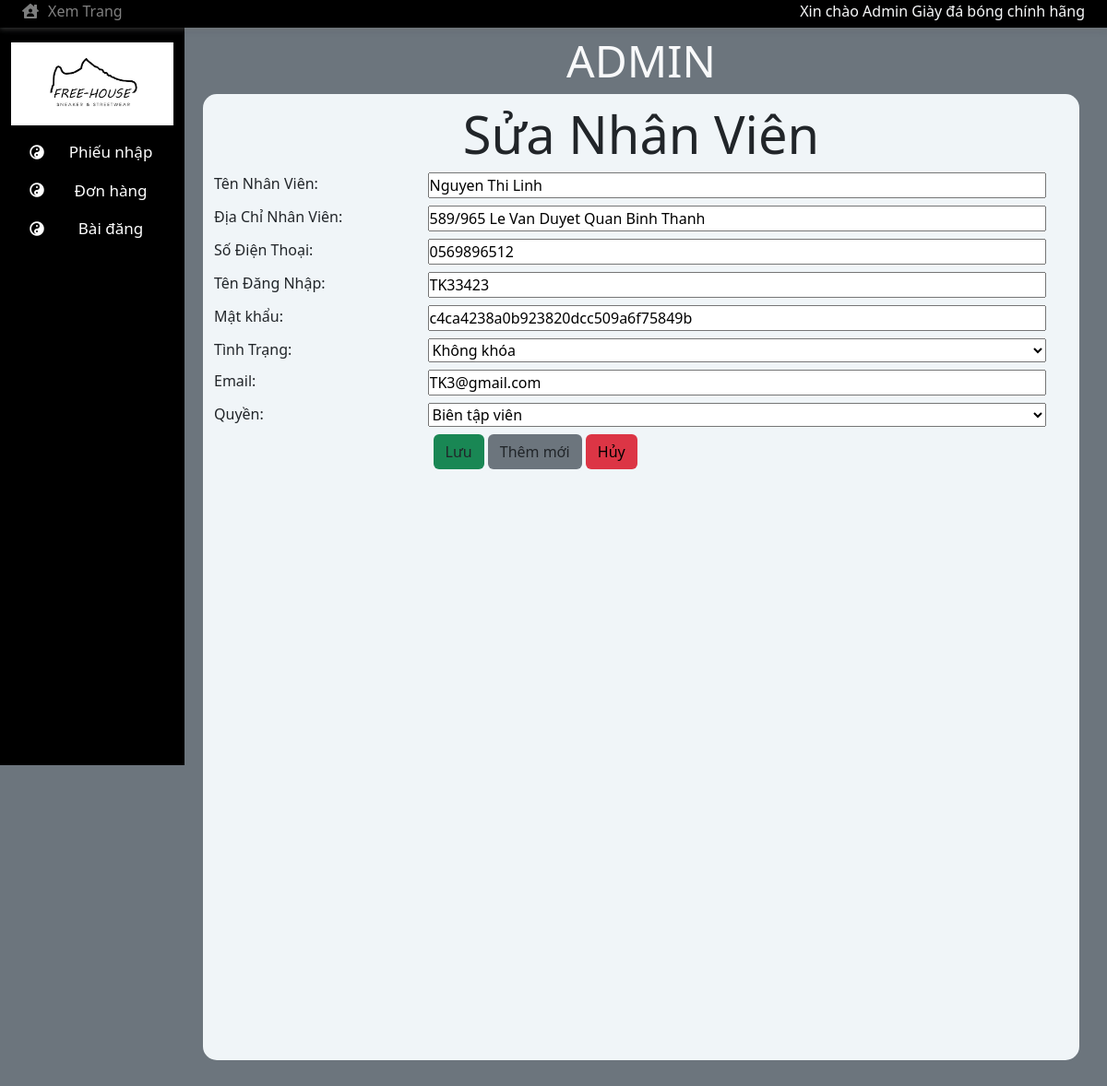
Page /admin/editnv.php?id=1 (signed in) on the committed database.
### tables this page shows
CREATE TABLE `phanquyen` (
  `MaQuyen` varchar(50) NOT NULL,
  `MaChiTiet` varchar(50) NOT NULL
);

CREATE TABLE `chitietquyen` (
  `MaChiTiet` varchar(50) NOT NULL,
  `TenChiTiet` varchar(50) NOT NULL,
  `MoTa` varchar(50) NOT NULL
);

CREATE TABLE `nhanvien` (
  `MaNhanVien` varchar(50) NOT NULL,
  `Quyen` tinyint(1) NOT NULL,
  `DiaChi` varchar(50) NOT NULL,
  `TenNhanVien` varchar(50) NOT NULL,
  `SDT` varchar(50) NOT NULL,
  `MaTaiKhoan` int(50) NOT NULL,
  `TrangThai` int(2) NOT NULL DEFAULT 1
);

CREATE TABLE `taikhoan` (
  `MaTaiKhoan` int(50) NOT NULL,
  `TenDN` varchar(50) NOT NULL,
  `MatKhau` varchar(50) NOT NULL,
  `Email` varchar(50) NOT NULL,
  `NgayTao` date NOT NULL,
  `TinhTrang` tinyint(1) NOT NULL,
  `Quyen` varchar(50) NOT NULL,
  `TrangThai` int(2) NOT NULL DEFAULT 1
);

### db/DAOPhanQuyen.php (called while the page is built, shortened)
<?php
class DAOPhanQuyen{
    private $host = 'localhost';
    private $username = 'root';
    private $password = '';
    private $database = 'ql_cuahanggiay';
    private $conn;
    public function connect(){
        if(!$this->conn){
            $this->conn=mysqli_connect($this->host,$this->username,$this->password,$this->database);
        }
    }
    public function getQuyen($MaQuyen){
        $sql = "SELECT * FROM phanquyen,chitietquyen WHERE MaQuyen = '".$MaQuyen."' AND chitietquyen.MaChiTiet = phanquyen.MaChiTiet";
        $data=null;
        if($result = mysqli_query($this->conn,$sql)){
            while($row=mysqli_fetch_array($result)){
                    $data[] = $row;
            }
        }
        return $data;
    }
}
?>

### admin/editnv.php (the view, shortened to what this page needs)
<!DOCTYPE html>
<html lang="en">
<head>
    <link rel="stylesheet" href="https://cdnjs.cloudflare.com/ajax/libs/font-awesome/5.15.4/css/all.min.css"
 />
    <link rel="stylesheet" href="./css/bootstrap.min.css">
    <link rel="stylesheet" href="./css/admin.css">
</head>
<body>
    <div class="wrapper" style=" background-color: #6c757d;height:100%;min-height:100vh">
        <?php include('template/topbar_ad.php'); ?>
        <div class="container">
            <div class="row " style="min-height:1200px;padding-bottom:50px;position: relative;">
                <div class="col-2 d-none d-lg-block d-md-block"></div>
                <?php include('template/menu_ad.php'); ?>
                <div id="main" class="col col-12 col-lg-10 col-md-10 ">
                    <?php include('template/header_ad.php'); ?>
                    <div id="content" class="row" style="background-color:#f0f5f8;height:calc(100% - 72px)">
                        <div class="main mx-auto ">
                            <?php
                            include('../db/dbconnect.php');
                            if (isset($_GET['id'])) {
                                $id = $_GET['id'];
                                echo '<div class="row justify-content-center display-4">Sửa Nhân Viên</div>';
                                $sql = 'SELECT * FROM nhanvien WHERE MaNhanVien="' . $id . '"';
                                $result = $conn->query($sql);
                                if (mysqli_num_rows($result) > 0) {
                                    $row = mysqli_fetch_assoc($result);
                                    $ten = $row["TenNhanVien"];
                                    $diaChi = $row["DiaChi"];
                                    $sdt = "".$row["SDT"];
                                    $selectTaiKhoan = 'SELECT * FROM taikhoan WHERE MaTaiKhoan = "'. $row['MaTaiKhoan'] . '"';
                                    $resultTaiKhoan = mysqli_query($conn, $selectTaiKhoan);
                                    $rowTaiKhoan = mysqli_fetch_assoc($resultTaiKhoan);
                                    $tenDN=$rowTaiKhoan['TenDN'];
                                    $matKhau=$rowTaiKhoan['MatKhau'];
                                    $tinhTrang=$rowTaiKhoan['TinhTrang'];
                                    $quyen=$rowTaiKhoan['Quyen'];
                                    $email=$rowTaiKhoan['Email'];
                                }
                                else {echo"lỗi";}
                            }
                                $listQuyen = [];
                                $sql = "SELECT * FROM quyen";
                                $result = $conn->query($sql);
                                if ($result->num_rows > 0) {
                                    while ($row = $result->fetch_assoc()) {
                                        $listQuyen[$row['MaQuyen']]=$row['TenQuyen'];
                                    }
                                }
                            ?>
                            <form action="xuly/xulyEditNV.php" method="post" >
                                <div class="row mt-2">
                                    <label class="row">
                                        <div class="col col-3">Tên Nhân Viên: </div>
                                        <div class="col col-9">
                                            <input class="w-100" required type="text" name='ten' value="<?php echo $ten; ?>">
                                        </div>
                                    </label>
                                </div>
                                <div class="row mt-2">
                                    <label class="row">
                                        <div class="col col-3">Địa Chỉ Nhân Viên: </div>
                                        <div class="col col-9">
                                            <input class="w-100" required type="text" name='diachi' value="<?php echo $diaChi; ?>">
                                        </div>
                                    </label>
                                </div>
                                <div class="row mt-2">
                                    <label class="row">
                                        <div class="col col-3">Số Điện Thoại: </div>
                                        <div class="col col-9">
                                            <input class="w-100" required type="text" name='sdt' value="<?php echo $sdt; ?>">
                                        </div>
                                    </label>
                                </div>
                                <div class="row mt-2">
                                    <label class="row">
                                        <div class="col col-3">Tên Đăng Nhập: </div>
                                        <div class="col col-9">
                                            <input class="w-100" required type="text" name='tendn' value="<?php echo $tenDN; ?>">
                                        </div>
                                    </label>
                                </div>
                                <div class="row mt-2">
                                    <label class="row">
                                        <div class="col col-3">Mật khẩu: </div>
                                        <div class="col col-9">
                                            <input class="w-100" required type="text" name='matkhau' value="<?php echo $matKhau; ?>">
                                        </div>
                                    </label>
                                </div>
                                <div class="row mt-2">
                                    <label class="row">
                                        <div class="col col-3">Tình Trạng: </div>
                                        <div class="col col-9">
                                            <select class="w-100" name="tinhtrang">
                                                <?php
                                                if($tinhTrang=="0"){
                                                    echo "<option value='0' selected>Khóa</option>";
                                                    echo "<option value='1' >Không khóa</option>";
                                                }
                                                else {
                                                    echo "<option value='1' selected>Không khóa</option>";
                                                }
                                                ?>
                                                </select>
                                        </div>
                                    </label>
                                </div>
                                <div class="row mt-2">
                                    <label class="row">
                                        <div class="col col-3">Email: </div>
                                        <div class="col col-9">
                                            <input class="w-100" required type="text" name='email' value="<?php echo $email; ?>">
                                        </div>
                                    </label>
                                </div>
                                <div class="row mt-2">
                                    <label class="row">
                                        <div class="col col-3">Quyền:</div>
                                        <div class="col col-9">
                                            <select class="w-100" name="quyen">
                                            <?php
                                                foreach($listQuyen as $ma=>$ten){
                                                    if($ma==$quyen)
                                                    echo'<option value='.$ma.' selected>'.$ten.'</option>';
                                                    else
                                                    echo"<option value='$ma'>$ten</option>";
                                                }
                                                ?>
                                            </select>
                                        </div>
                                    </label>
                                </div>
                                <div class="row mt-2">
                                    <div class="col col-3"></div>
                                    <div class="col col-9">
                                        <?php
                                        if (isset($_GET['id'])) {
                                            echo '<a><input type="submit" class="btn bg-success" name="hd" value="Lưu"></a>';
                                            echo "<a class='text-black' href='editnv.php'>
                                                <div class='btn bg-secondary'>Thêm mới</div>
                                            </a>";
                                        } else
                                            echo '<input type="submit" class="btn bg-success"name="hd" value="Thêm">';
                                        ?>
                                        <a href="index.php?id=nd">
                                            <div class='btn text-black bg-danger'>Hủy</div>
                                        </a>
                                    </div>
                                </div>
                            </form>
                        </div>
                    </div>
                </div>
            </div>
        </div>
        </div>
</body>
</html>

### admin/template/menu_ad.php (shortened to what this page needs)
<?php
    if (isset($_SESSION['MaQuyen']) && isset($_SESSION['MaTaiKhoan'])){
        $MaQuyen = $_SESSION['MaQuyen'];
        include("../db/DAOPhanQuyen.php");
        $db = new DAOPhanQuyen();
        $db->connect();
        $PQ = $db->getQuyen($MaQuyen);
        if(isset($_GET['id'])){
            $id = $_GET['id'];
        }
?>
        <div id="menu" class="col col-sm-12 col-lg-2 col-md-2 bg-black text-bg-dark position-fixed width-show-icon">
            <div class="d-none d-lg-block d-md-block" id="menu-js">
                <div class="row d-none d-lg-block d-md-block">
                    <div class="img-logo ">
                            <a href="index.php">
                            <img class="row w-100 mx-auto mt-3" src="../img/img-logo/sneaker.jpg" alt="">
                            </a>
                        </div>
                </div>
                <ul id='ulMenu' class="mt-2 list-unstyled text-black ">
                    <?php
                        $n = 0;
                        if($PQ != null){
                            $n = count($PQ);
                        }
                        for($i = $n-1; $i >= 0;$i--){
                    ?>
                        <a href="index.php?id=<?php echo $PQ[$i]["MaChiTiet"]?>">
                            <li class="row LiMenu mx-0 text-center p-2 align-items-center border-secondary border-size-menu " style = "<?php if($id ==  $PQ[$i]["MaChiTiet"]){echo "background:  #6c757d";}?>">
                                <div class="col-3 px-0 d-none d-lg-flex justify-content-center">
                                    <i class="fa fa-yin-yang"></i>
                                </div>
                                <div class="col-lg-9 col-12 px-0">
                                    <p class="text-font-menu m-0"><?php echo $PQ[$i]["TenChiTiet"]?></p>
                                </div>
                            </li>
                        </a>
                    <?php
                        }
                    ?>
                </ul>
            </div>
        </div>
<?php
    }
?>

### admin/css/admin.css (style rules this page uses)
.text-font-menu { font-size: 17px; }
* { padding: 0; margin: 0; box-sizing: border-box; }
p,a { text-decoration:none; margin: 0 !important; padding: 0 !important; }
@media (min-width: 768px) { #menu { height:100vh; top:30px !important; } }
@media (min-width: 768px) { #main { margin-top:30px !important; } }
@media (min-width: 992px) { #menu { height:100vh; top:30px !important; } }
@media (min-width: 992px) { #main { margin-top:30px !important; } }
.list-unstyled.text-black >a { color:#fff; text-decoration: none; }
#menu { left:0; overflow-y: auto; z-index: 5; }
#main { margin-top: 56px; }
#main > *:nth-child(2) > * { margin-top: 10px !important; margin-bottom: 10px !important; }
#main > *:nth-child(2) { border-radius: 15px; margin-bottom: 50px; }
li.row.LiMenu.mx-0.text-center.p-2.align-items-center.border-secondary.border-size-menu { transition: box-shadow 0.5s ease; }

### rows in the picture
phanquyen: MaChiTiet.TenChiTiet "Phiếu nhập"
phanquyen: MaChiTiet.TenChiTiet "Đơn hàng"
phanquyen: MaChiTiet.TenChiTiet "Bài đăng"
nhanvien: ten "Nguyen Thi Linh", diachi "589/965 Le Van Duyet Quan Binh Thanh", sdt "0569896512"
taikhoan: tendn "TK33423", matkhau "c4ca4238a0b923820dcc509a6f75849b", tinhtrang "Không khóa", email "TK3@gmail.com", quyen "Biên tập viên"
